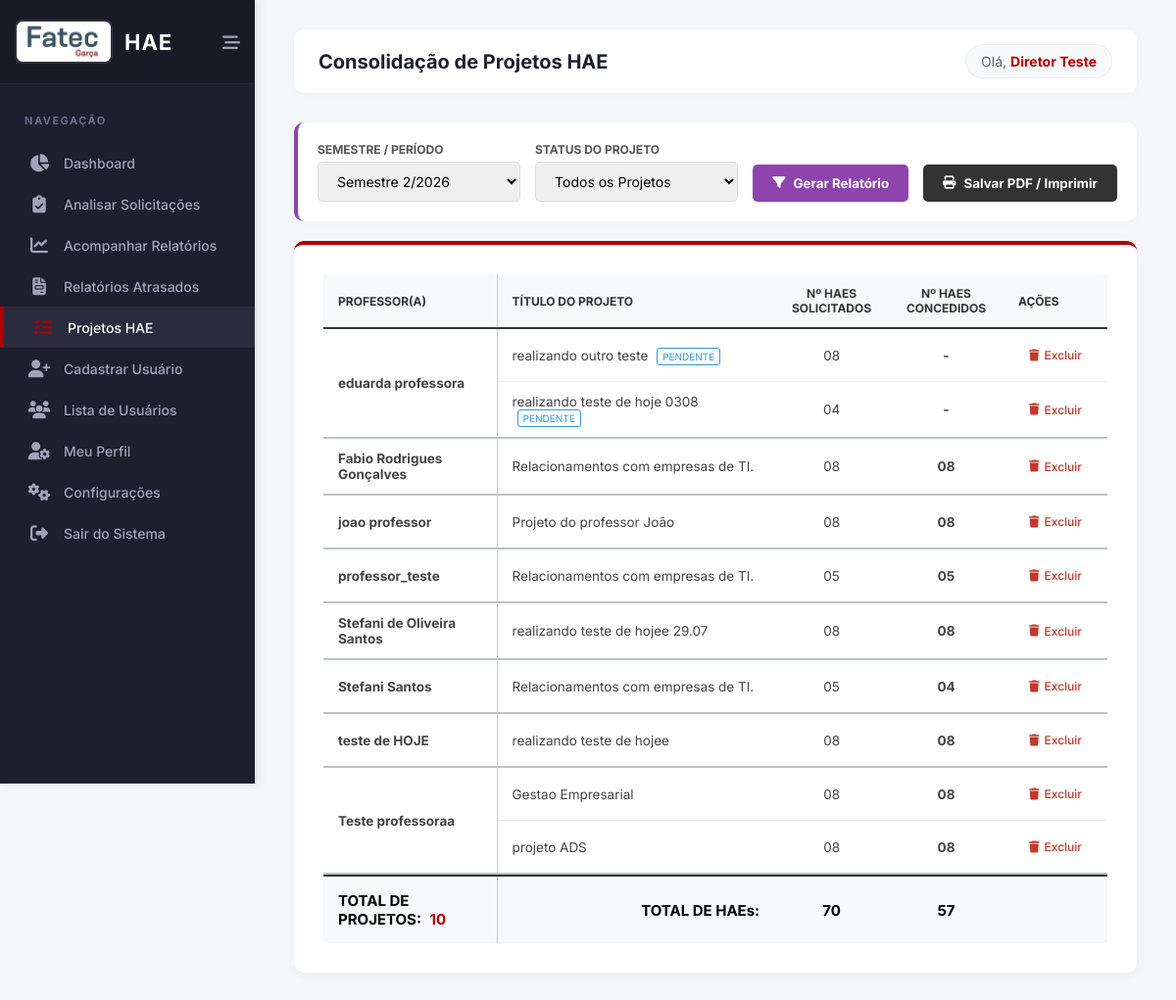
The app's page /projetos_hae.php (signed in), older data.
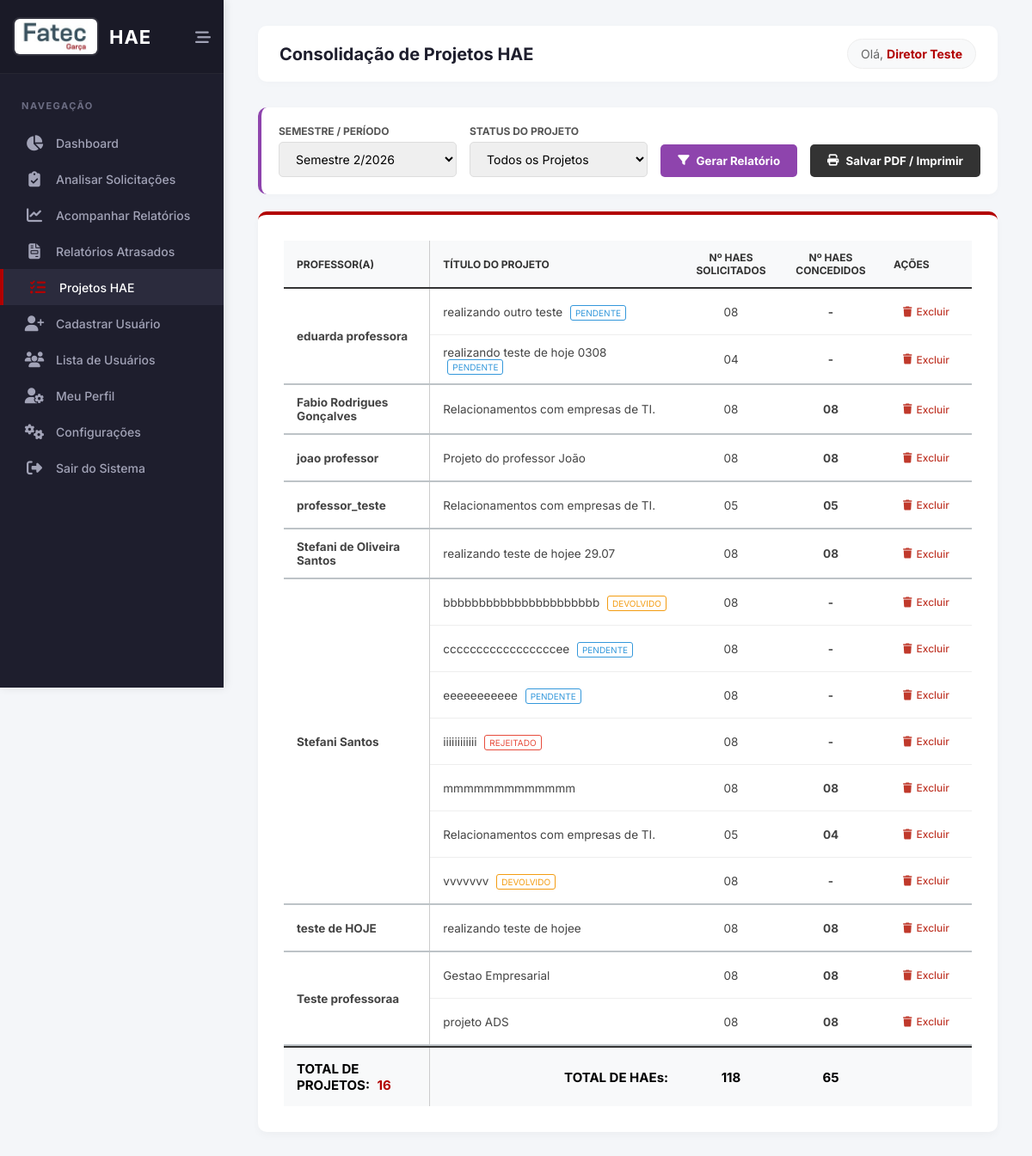
The same page, newer data.
### tables this page shows
CREATE TABLE `solicitacoes_hae` (
  `id` int(11) NOT NULL,
  `professor_id` int(11) NOT NULL,
  `coordenador_alvo_id` int(11) DEFAULT NULL,
  `coordenador_indicado_id` int(11) DEFAULT NULL,
  `coordenador_id` int(11) DEFAULT NULL,
  `diretor_id` int(11) DEFAULT NULL,
  `parecer_coordenador` text DEFAULT NULL,
  `data_aprovacao_coordenador` date DEFAULT NULL,
  `data_parecer_coordenador` date DEFAULT NULL,
  `semestre` varchar(10) NOT NULL,
  `quantidade_horas` int(11) NOT NULL,
  `horas_aprovadas` int(11) DEFAULT NULL,
  `titulo_projeto` varchar(150) NOT NULL,
  `projeto_anterior` tinyint(1) DEFAULT 0,
  `nome_projeto_anterior` varchar(150) DEFAULT NULL,
  `objetivos_escola` text DEFAULT NULL,
  `horas_aula` int(11) NOT NULL,
  `horas_atividade` int(11) NOT NULL,
  `horas_especificas` int(11) NOT NULL,
  `total_semanal` int(11) NOT NULL,
  `total_mensal` int(11) NOT NULL,
  `categoria` varchar(255) NOT NULL,
  `justificativa` text NOT NULL,
  `objetivo` text NOT NULL,
  `metodologia` text NOT NULL,
  `envolvidos` text NOT NULL,
  `recursos_necessarios` set('Financeiro','Físico','Humano') NOT NULL,
  `detalhamento_recursos` text DEFAULT NULL,
  `cronograma` text NOT NULL,
  `resultados_esperados` text NOT NULL,
  `status_aprovacao` enum('Pendente','Aprovado','Rejeitado','Devolvido') DEFAULT 'Pendente',
  `status_coordenador` varchar(20) DEFAULT 'Pendente',
  `status_diretor` varchar(20) DEFAULT 'Pendente',
  `parecer_diretor` text DEFAULT NULL,
  `data_aprovacao_diretor` date DEFAULT NULL,
  `assinatura_coordenador` varchar(255) DEFAULT NULL,
  `assinatura_diretor` varchar(255) DEFAULT NULL,
  `data_criacao` timestamp NOT NULL DEFAULT current_timestamp()
);

### projetos_hae.php (the view, shortened to what the changed rows need)
<?php
require 'config/conexao.php';
$mes_atual_calc = (int)date('m');
$ano_atual_calc = (int)date('Y');
$semestre_padrao = ($mes_atual_calc <= 6) ? "1/$ano_atual_calc" : "2/$ano_atual_calc";
$filtro_semestre = isset($_GET['semestre']) ? trim($_GET['semestre']) : $semestre_padrao;
$where = ["1=1"];
$params = [];
if ($filtro_semestre != 'Todos') {
    $where[] = "s.semestre = ?";
    $params[] = $filtro_semestre;
}
$sql = "SELECT s.id, s.titulo_projeto, s.quantidade_horas, s.horas_aprovadas, s.horas_especificas, s.status_aprovacao, u.nome AS professor_nome
        FROM solicitacoes_hae s
        JOIN usuarios u ON s.professor_id = u.id
        WHERE " . implode(" AND ", $where) . "
        ORDER BY u.nome ASC, s.titulo_projeto ASC";
$stmt = $pdo->prepare($sql);
$stmt->execute($params);
$solicitacoes = $stmt->fetchAll(PDO::FETCH_ASSOC);
$projetos_agrupados = [];
$total_projetos = count($solicitacoes);
$total_concedido = 0;
$total_solicitado = 0;
foreach ($solicitacoes as $proj) {
    $solicitado_valor = (int)$proj['quantidade_horas'];
    $concedido_valor = $proj['horas_aprovadas'] !== null ? (int)$proj['horas_aprovadas'] : null;
    if ($proj['status_aprovacao'] == 'Aprovado' && $concedido_valor === null) {
        $concedido_valor = $solicitado_valor;
        $solicitado_valor = (int)$proj['horas_especificas'];
    }
    if ($concedido_valor === null) {
        $concedido_valor = 0;
    }
    $proj['solicitado_real'] = $solicitado_valor;
    $proj['concedido_real'] = $concedido_valor;
    $projetos_agrupados[$proj['professor_nome']][] = $proj;
    $total_solicitado += $solicitado_valor;
    if ($proj['status_aprovacao'] == 'Aprovado') {
        $total_concedido += $concedido_valor;
    }
}
?>
<!DOCTYPE html>
<html lang="pt-BR">
<head>
    <link rel="stylesheet" href="assets/css/painel.css">
    <link rel="stylesheet" href="https://cdnjs.cloudflare.com/ajax/libs/font-awesome/6.4.0/css/all.min.css">
</head>
<body>
    <aside class="sidebar" id="sidebar">
        <div class="sidebar-header">
            <a href="painel.php" class="brand">
                <h2 class="brand-text">HAE</h2>
            </a>
        </div>
    </aside>
    <main class="main-content">
        <header class="header">
            <div class="header-top">
                <h1>Consolidação de Projetos HAE</h1>
            </div>
        </header>
        <div class="relatorio-container">
            <table class="tabela-relatorio">
                <thead>
                    <tr>
                        <th class="col-prof">Professor(a)</th>
                        <th class="col-titulo">Título do Projeto</th>
                        <th class="col-num">Nº HAEs SOLICITADOS</th>
                        <th class="col-num">Nº HAEs CONCEDIDOS</th>
                        <th class="col-acao">Ações</th>
                    </tr>
                </thead>
                <tbody>
                    <?php if (count($projetos_agrupados) > 0): ?>
                        <?php foreach ($projetos_agrupados as $nome_prof => $projetos): ?>
                            <?php
                                $qtd_projetos = count($projetos);
                                $is_first = true;
                                foreach ($projetos as $p):
                                    $titulo_limpo = preg_replace('/\s*-\s*v\d+\.\d+\s*$/i', '', $p['titulo_projeto']);
                                    $solicitado = str_pad($p['solicitado_real'], 2, '0', STR_PAD_LEFT);
                                    $concedido = ($p['status_aprovacao'] == 'Aprovado') ? str_pad($p['concedido_real'], 2, '0', STR_PAD_LEFT) : '-';
                                    $aviso_status = "";
                                    if ($p['status_aprovacao'] != 'Aprovado') {
                                        $cor = ($p['status_aprovacao'] == 'Pendente') ? '#3498db' : (($p['status_aprovacao'] == 'Devolvido') ? '#f39c12' : '#e74c3c');
                                        $aviso_status = " <span style='font-size:10px; color:$cor; border:1px solid $cor; padding:2px 5px; border-radius:3px; margin-left:5px;'>" . strtoupper($p['status_aprovacao']) . "</span>";
                                    }
                            ?>
                            <tr>
                                <?php if ($is_first): ?>
                                    <td class="col-prof" rowspan="<?php echo $qtd_projetos; ?>"><?php echo htmlspecialchars($nome_prof); ?></td>
                                    <?php $is_first = false; ?>
                                <?php endif; ?>
                                <td class="col-titulo"><?php echo htmlspecialchars($titulo_limpo) . $aviso_status; ?></td>
                                <td class="col-num"><?php echo $solicitado; ?></td>
                                <td class="col-num col-destaque"><?php echo $concedido; ?></td>
                                <td class="col-acao">
                                    <a href="projetos_hae.php?excluir_id=<?php echo $p['id']; ?><?php echo isset($_GET['semestre']) ? '&semestre=' . urlencode($_GET['semestre']) . '&status=' . urlencode($_GET['status']) : ''; ?>" class="btn-excluir" onclick="return confirm('Tem certeza que deseja excluir permanentemente este projeto e todos os seus relatórios? Esta ação não pode ser desfeita.');">
                                        <i class="fa-solid fa-trash"></i> Excluir
                                    </a>
                                </td>
                            </tr>
                            <?php endforeach; ?>
                            <tr class="linha-separadora"><td colspan="5"></td></tr>
                        <?php endforeach; ?>
                    <?php else: ?>
                        <tr><td colspan="5" style="text-align: center; padding: 40px; color: #888;">Nenhum projeto encontrado para este período com o status selecionado.</td></tr>
                    <?php endif; ?>
                </tbody>
                <?php if (count($projetos_agrupados) > 0): ?>
                <tfoot>
                    <tr class="row-total">
                        <td class="col-prof" style="text-align: left;">
                            TOTAL DE PROJETOS: <span class="col-destaque" style="margin-left: 5px;"><?php echo str_pad($total_projetos, 2, '0', STR_PAD_LEFT); ?></span>
                        </td>
                        <td style="text-align: right;">TOTAL DE HAEs:</td>
                        <td class="col-num"><?php echo str_pad($total_solicitado, 2, '0', STR_PAD_LEFT); ?></td>
                        <td class="col-num col-destaque"><?php echo str_pad($total_concedido, 2, '0', STR_PAD_LEFT); ?></td>
                        <td class="col-acao"></td>
                    </tr>
                </tfoot>
                <?php endif; ?>
            </table>
        </div>
    </main>
</body>
</html>

Row changes from the older to the newer data that the page shows:
added solicitacoes_hae: nome_prof "Stefani Santos", titulo_projeto "bbbbbbbbbbbbbbbbbbbbbb", status_aprovacao "DEVOLVIDO", quantidade_horas "08", status_aprovacao "-"
added solicitacoes_hae: titulo_projeto "cccccccccccccccccee", status_aprovacao "PENDENTE", quantidade_horas "08", status_aprovacao "-"
added solicitacoes_hae: titulo_projeto "eeeeeeeeeee", status_aprovacao "PENDENTE", quantidade_horas "08", status_aprovacao "-"
added solicitacoes_hae: titulo_projeto "iiiiiiiiiiii", status_aprovacao "REJEITADO", quantidade_horas "08", status_aprovacao "-"
added solicitacoes_hae: titulo_projeto "mmmmmmmmmmmmm", quantidade_horas "08", status_aprovacao "08"
added solicitacoes_hae: titulo_projeto "vvvvvvv", status_aprovacao "DEVOLVIDO", quantidade_horas "08", status_aprovacao "-"
Text that changed along with them:
str_pad($total_projetos, 2, '0', STR_PAD_LEFT): "10" → "16"
str_pad($total_solicitado, 2, '0', STR_PAD_LEFT): "70" → "118"
str_pad($total_concedido, 2, '0', STR_PAD_LEFT): "57" → "65"
list line gone: "Stefani Santos"
